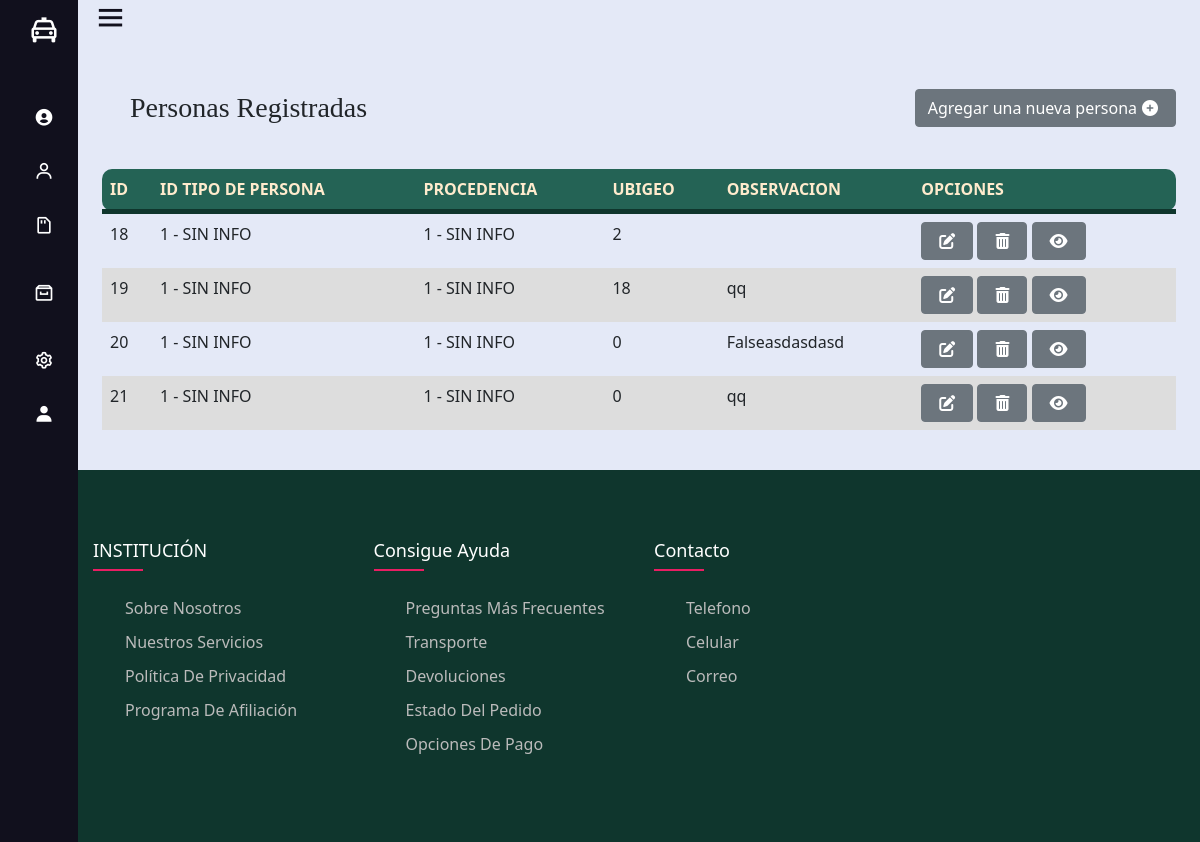
/iPersona/ (signed in), run on the app's committed database.
### Aplicacion1/models.py (models this page shows)
class Ipersona(models.Model):
    id = models.AutoField(db_column='Id', primary_key=True)  # Field name made lowercase.
    idtipopersona = models.ForeignKey('Tipopersona', models.DO_NOTHING, db_column='IdTipoPersona')  # Field name made lowercase.
    idprocedencia = models.ForeignKey('Mprocedencia', models.DO_NOTHING, db_column='IdProcedencia', blank=True, null=True)  # Field name made lowercase.
    idpais = models.ForeignKey('Mpais', models.DO_NOTHING, db_column='IdPais', blank=True, null=True)  # Field name made lowercase.
    idtipodocumento = models.ForeignKey('Tipodocumento', models.DO_NOTHING, db_column='IdTipoDocumento')  # Field name made lowercase.
    nrodoc = models.CharField(db_column='NroDoc', max_length=100)  # Field name made lowercase.
    otrodocumento = models.CharField(db_column='OtroDocumento', max_length=300, blank=True, null=True)  # Field name made lowercase.
    apepaterno = models.CharField(db_column='ApePaterno', max_length=100, blank=True, null=True)  # Field name made lowercase.
    apematerno = models.CharField(db_column='ApeMaterno', max_length=100, blank=True, null=True)  # Field name made lowercase.
    nombres = models.CharField(db_column='Nombres', max_length=100)  # Field name made lowercase.
    fechanacimiento = models.DateField(db_column='FechaNacimiento', blank=True, null=True)  # Field name made lowercase.
    natural = models.CharField(db_column='Natural', max_length=100, blank=True, null=True)  # Field name made lowercase.
    idestadocivil = models.ForeignKey('Mestadocivil', models.DO_NOTHING, db_column='IdEstadoCivil', blank=True, null=True)  # Field name made lowercase.
    idgenero = models.ForeignKey('Mgenero', models.DO_NOTHING, db_column='IdGenero', blank=True, null=True)  # Field name made lowercase.
    foto = models.TextField(db_column='Foto', blank=True, null=True)  # Field name made lowercase.
    idubigeo = models.ForeignKey('Mubigeo', models.DO_NOTHING, db_column='IdUbigeo', blank=True, null=True)  # Field name made lowercase.
    domicilio = models.CharField(db_column='Domicilio', max_length=300, blank=True, null=True)  # Field name made lowercase.
    telefono = models.CharField(db_column='Telefono', max_length=300, blank=True, null=True)  # Field name made lowercase.
    ocupacion = models.CharField(db_column='Ocupacion', max_length=300, blank=True, null=True)  # Field name made lowercase.
    religion = models.CharField(db_column='Religion', max_length=300, blank=True, null=True)  # Field name made lowercase.
    idgradoinstruccion = models.ForeignKey('Mgradoinstruccion', models.DO_NOTHING, db_column='IdGradoInstruccion', blank=True, null=True)  # Field name made lowercase.
    profesion = models.CharField(db_column='Profesion', max_length=300, blank=True, null=True)  # Field name made lowercase.
    centroestudios = models.CharField(db_column='CentroEstudios', max_length=300, blank=True, null=True)  # Field name made lowercase.
    email = models.CharField(db_column='Email', max_length=300, blank=True, null=True)  # Field name made lowercase.
    redessociales = models.CharField(db_column='RedesSociales', max_length=300, blank=True, null=True)  # Field name made lowercase.
    idfactor = models.ForeignKey('Mfactor', models.DO_NOTHING, db_column='IdFactor', blank=True, null=True)  # Field name made lowercase.
    tipoorganizacion = models.CharField(db_column='TipoOrganizacion', max_length=300, blank=True, null=True)  # Field name made lowercase.
    modalidaddelito = models.CharField(db_column='ModalidadDelito', max_length=300, blank=True, null=True)  # Field name made lowercase.
    alias = models.CharField(db_column='Alias', max_length=300, blank=True, null=True)  # Field name made lowercase.
    talla = models.DecimalField(db_column='Talla', max_digits=3, decimal_places=2, blank=True, null=True)  # Field name made lowercase.
    peso = models.DecimalField(db_column='Peso', max_digits=5, decimal_places=2, blank=True, null=True)  # Field name made lowercase.
    idraza = models.ForeignKey('Tiporaza', models.DO_NOTHING, db_column='IdRaza', blank=True, null=True)  # Field name made lowercase.
    idcontextura = models.ForeignKey('Tipocontextura', models.DO_NOTHING, db_column='IdContextura', blank=True, null=True)  # Field name made lowercase.
    caminada = models.CharField(db_column='Caminada', max_length=300, blank=True, null=True)  # Field name made lowercase.
    cicatrices = models.CharField(db_column='Cicatrices', max_length=300, blank=True, null=True)  # Field name made lowercase.
    tatuajes = models.CharField(db_column='Tatuajes', max_length=300, blank=True, null=True)  # Field name made lowercase.
    habitos = models.CharField(db_column='Habitos', max_length=300, blank=True, null=True)  # Field name made lowercase.
    vicios = models.CharField(db_column='Vicios', max_length=300, blank=True, null=True)  # Field name made lowercase.
    defectos = models.CharField(db_column='Defectos', max_length=300, blank=True, null=True)  # Field name made lowercase.
    tipo = models.IntegerField(db_column='Tipo', blank=True, null=True)  # Field name made lowercase.
    activo = models.IntegerField(db_column='Activo', blank=True, null=True)  # Field name made lowercase.
    estado = models.IntegerField(db_column='Estado')  # Field name made lowercase.
    obs = models.TextField(db_column='Obs', blank=True, null=True)  # Field name made lowercase.
    archivo = models.TextField(db_column='Archivo', blank=True, null=True)  # Field name made lowercase.
    idusercrea = models.IntegerField(db_column='IdUserCrea', blank=True, null=True)  # Field name made lowercase.
    idusermodifica = models.IntegerField(db_column='IdUserModifica', blank=True, null=True)  # Field name made lowercase.
    fechacrea = models.DateTimeField(db_column='FechaCrea', blank=True, null=True)  # Field name made lowercase.
    fechamodifica = models.DateTimeField(db_column='FechaModifica', blank=True, null=True)  # Field name made lowercase.
    maqcrea = models.CharField(db_column='MaqCrea', max_length=50, blank=True, null=True)  # Field name made lowercase.
    maqmodifica = models.CharField(db_column='MaqModifica', max_length=50, blank=True, null=True)  # Field name made lowercase.
    class Meta:
        managed = True
        db_table = 'IPersona'

class Tipopersona(models.Model):
    id = models.AutoField(db_column='Id', primary_key=True)  # Field name made lowercase.
    tipopersona = models.CharField(db_column='TipoPersona', max_length=50)  # Field name made lowercase.
    descripcion = models.CharField(db_column='Descripcion', max_length=100, blank=True, null=True)  # Field name made lowercase.
    activo = models.IntegerField(db_column='Activo', blank=True, null=True)  # Field name made lowercase.
    estado = models.IntegerField(db_column='Estado')  # Field name made lowercase.
    obs = models.CharField(db_column='Obs', max_length=200, blank=True, null=True)  # Field name made lowercase.
    idusercrea = models.IntegerField(db_column='IdUserCrea', blank=True, null=True)  # Field name made lowercase.
    idusermodifica = models.IntegerField(db_column='IdUserModifica', blank=True, null=True)  # Field name made lowercase.
    fechacrea = models.DateTimeField(db_column='FechaCrea', blank=True, null=True)  # Field name made lowercase.
    fechamodifica = models.DateTimeField(db_column='FechaModifica', blank=True, null=True)  # Field name made lowercase.
    maqcrea = models.CharField(db_column='MaqCrea', max_length=50, blank=True, null=True)  # Field name made lowercase.
    maqmodifica = models.CharField(db_column='MaqModifica', max_length=50, blank=True, null=True)  # Field name made lowercase.
    def __str__(self):
        return "{} - {}".format(self.id, self.tipopersona)
    class Meta:
        managed = True
        db_table = 'TipoPersona'

class Mprocedencia(models.Model):
    id = models.AutoField(db_column='Id', primary_key=True)  # Field name made lowercase.
    procedencia = models.CharField(db_column='Procedencia', max_length=100)  # Field name made lowercase.
    descripcion = models.CharField(db_column='Descripcion', max_length=300, blank=True, null=True)  # Field name made lowercase.
    tipo = models.IntegerField(db_column='Tipo', blank=True, null=True)  # Field name made lowercase.
    activo = models.IntegerField(db_column='Activo', blank=True, null=True)  # Field name made lowercase.
    estado = models.IntegerField(db_column='Estado')  # Field name made lowercase.
    obs = models.CharField(db_column='Obs', max_length=300, blank=True, null=True)  # Field name made lowercase.
    idusercrea = models.IntegerField(db_column='IdUserCrea', blank=True, null=True)  # Field name made lowercase.
    idusermodifica = models.IntegerField(db_column='IdUserModifica', blank=True, null=True)  # Field name made lowercase.
    fechacrea = models.DateTimeField(db_column='FechaCrea', blank=True, null=True)  # Field name made lowercase.
    fechamodifica = models.DateTimeField(db_column='FechaModifica', blank=True, null=True)  # Field name made lowercase.
    maqcrea = models.CharField(db_column='MaqCrea', max_length=50, blank=True, null=True)  # Field name made lowercase.
    maqmodifica = models.CharField(db_column='MaqModifica', max_length=50, blank=True, null=True)  # Field name made lowercase.
    def __str__(self):
        return "{} - {}".format(self.id, self.procedencia)
    class Meta:
        managed = True
        db_table = 'MProcedencia'

class Mubigeo(models.Model):
    id = models.AutoField(db_column='Id', primary_key=True)  # Field name made lowercase.
    iddepartamento = models.IntegerField(db_column='IdDepartamento', blank=True, null=True)  # Field name made lowercase.
    departamento = models.CharField(db_column='Departamento', max_length=30, blank=True, null=True)  # Field name made lowercase.
    idprovincia = models.IntegerField(db_column='IdProvincia', blank=True, null=True)  # Field name made lowercase.
    provincia = models.CharField(db_column='Provincia', max_length=30, blank=True, null=True)  # Field name made lowercase.
    iddistrito = models.IntegerField(db_column='IdDistrito', blank=True, null=True)  # Field name made lowercase.
    distrito = models.CharField(db_column='Distrito', max_length=50, blank=True, null=True)  # Field name made lowercase.
    activo = models.IntegerField(db_column='Activo', blank=True, null=True)  # Field name made lowercase.
    estado = models.IntegerField(db_column='Estado', blank=True, null=True)  # Field name made lowercase.
    obs = models.CharField(db_column='Obs', max_length=200, blank=True, null=True)  # Field name made lowercase.
    idusercrea = models.IntegerField(db_column='IdUserCrea', blank=True, null=True)  # Field name made lowercase.
    idusermodifica = models.IntegerField(db_column='IdUserModifica', blank=True, null=True)  # Field name made lowercase.
    fechacrea = models.DateTimeField(db_column='FechaCrea', blank=True, null=True)  # Field name made lowercase.
    fechamodifica = models.DateTimeField(db_column='FechaModifica', blank=True, null=True)  # Field name made lowercase.
    maqcrea = models.CharField(db_column='MaqCrea', max_length=50, blank=True, null=True)  # Field name made lowercase.
    maqmodifica = models.CharField(db_column='MaqModifica', max_length=50, blank=True, null=True)  # Field name made lowercase.
    def __str__(self):
        return str(self.id)
    class Meta:
        managed = True
        db_table = 'MUbigeo'

### Aplicacion1/views.py (the view)
# urls.py: path('iPersona/', views.listIPersona, name = "listiPersona"),
@login_required(login_url='signin')
def listIPersona(request):
    IPersona=Ipersona.objects.filter(activo="1")
    return render(request, "paginas/i_persona/list.html", {"IPersonas":  IPersona})

### Aplicacion1/templates/paginas/i_persona/list.html (shortened to what this page needs)
{% extends '../../layout.html' %}
{% block content %}
{% load static %}
<div class="d-flex bd-highlight mb-3 align-items-center">
    <div class="me-auto bd-highlight align-self-end p">
        <h3 class="title-card">Personas Registradas</h3>
    </div>
    <div class="bd-highlight">
        <a href="form" class="btn btn-secondary">Agregar una nueva persona<i class="fas fa-plus-circle"></i></a>
    </div>
</div>
<div class="table-responsive">
    <table class=" table table-borderless">
        <thead>
            <tr>
                <th>ID</th>
                <th>ID TIPO DE PERSONA</th>
                <th>PROCEDENCIA</th>
                <th>UBIGEO</th>
                <th>OBSERVACION</th>
                <th colspan="3">OPCIONES</th>
            </tr>
        </thead>
        <tbody>
            {% for i in IPersonas %}
            <tr>
                <td class="table-content">{{i.id}}</td>
                <td class="table-content">{{i.idtipopersona}}</td>
                <td class="table-content">{{i.idprocedencia}}</td>
                <td class="table-content">{{i.idubigeo}}</td>
                <td class="table-content">{{i.obs}}</td>
                <td><a href="edit/{{i.id}}" class="btn btn-secondary"><i class="fas fa-edit"></i></a>
                <a href="delete/{{i.id}}" class="btn btn-secondary btnEliminacion"><i class="fas fa-trash-alt"></i></a>
                <a href="view/{{i.id}}" class="btn btn-secondary "><i class="fas fa-eye"></i></a></td>
            </tr>
            {% endfor %}
        </tbody>
    </table>
</div>
{% endblock %}

### Aplicacion1/templates/layout.html (shortened to what this page needs)
<!DOCTYPE html>
<html lang="en">
<head>
    <link href="https://cdn.jsdelivr.net/npm/bootstrap@5.1.3/dist/css/bootstrap.min.css" rel="stylesheet">
    <link href='https://unpkg.com/boxicons@2.0.7/css/boxicons.min.css' rel='stylesheet'>
    {% load static %}
    <link rel="stylesheet" href="{% static 'assets/css/style.css' %}" />
    <link rel="stylesheet" href="{% static 'assets/css/sidebar2.css' %}" />
</head>
<body>
    {% include 'partials/_navBar2.html' %}
    <section class="home-section">
        <i class='bx bx-menu' ></i><br>
        <div class="container p-4">
            {% block content %}
            {% endblock %}
        </div>
        {% include 'partials/_footer.html' %}
    </section>
    {% load static %}
</body>
</html>

### Aplicacion1/templates/partials/_navBar2.html (shortened to what this page needs)
  <div class="sidebar close">
    <div class="logo-details">
      <i class='bx bx-taxi'></i>
    </div>
    <ul class="nav-links">
      <li>
        <a href="#">
          <i class='bx bxs-user-circle' ></i>
        </a>
      </li>
      <li>
        <div class="iocn-link">
          <a href="#">
            <i class='bx bx-user'></i>
          </a>
        </div>
      </li>
      <li>
        <a href="#">
          <i class='bx bx-memory-card' ></i>
        </a>
      </li>
      <li>
        <a href="#">
          <i class='bx bx-archive' ></i>
        </a>
      </li>
      <li>
        <a href="#">
          <i class='bx bx-cog'></i>
        </a>
      </li>
      <li>
        <a href="#">
          <i class='bx bxs-user' ></i>
        </a>
      </li>
      <li>
    <div class="profile-details">
    </div>
  </li>
</ul>
  </div>

### Aplicacion1/templates/partials/_footer.html
  <footer class="footer">
  	 <div class="container">
  	 	<div class="row center">
  	 		<div class="footer-col">
  	 			<h4>INSTITUCIÓN</h4>
  	 			<ul>
  	 				<li><a href="#">Sobre nosotros</a></li>
  	 				<li><a href="#">Nuestros servicios</a></li>
  	 				<li><a href="#">Política de privacidad</a></li>
  	 				<li><a href="#">programa de afiliación</a></li>
  	 			</ul>
  	 		</div>
  	 		<div class="footer-col">
  	 			<h4>Consigue ayuda</h4>
  	 			<ul>
  	 				<li><a href="#">Preguntas más frecuentes</a></li>
  	 				<li><a href="#">Transporte</a></li>
  	 				<li><a href="#">Devoluciones</a></li>
  	 				<li><a href="#">Estado del pedido</a></li>
  	 				<li><a href="#">Opciones de pago</a></li>
  	 			</ul>
  	 		</div>
  	 		<div class="footer-col">
  	 			<h4>Contacto</h4>
  	 			<ul>
  	 				<li><a href="#">Telefono</a></li>
  	 				<li><a href="#">Celular</a></li>
  	 				<li><a href="#">Correo</a></li>
  	 			</ul>
  	 		</div>
  	 	</div>
  	 </div>
  </footer>

### data on the page
Ipersona: id "18", idtipopersona "1 - SIN INFO", idprocedencia "1 - SIN INFO", idubigeo "2"
Ipersona: id "19", idtipopersona "1 - SIN INFO", idprocedencia "1 - SIN INFO", idubigeo "18", obs "qq"
Ipersona: id "20", idtipopersona "1 - SIN INFO", idprocedencia "1 - SIN INFO", idubigeo "0", obs "Falseasdasdasd"
Ipersona: id "21", idtipopersona "1 - SIN INFO", idprocedencia "1 - SIN INFO", idubigeo "0", obs "qq"
